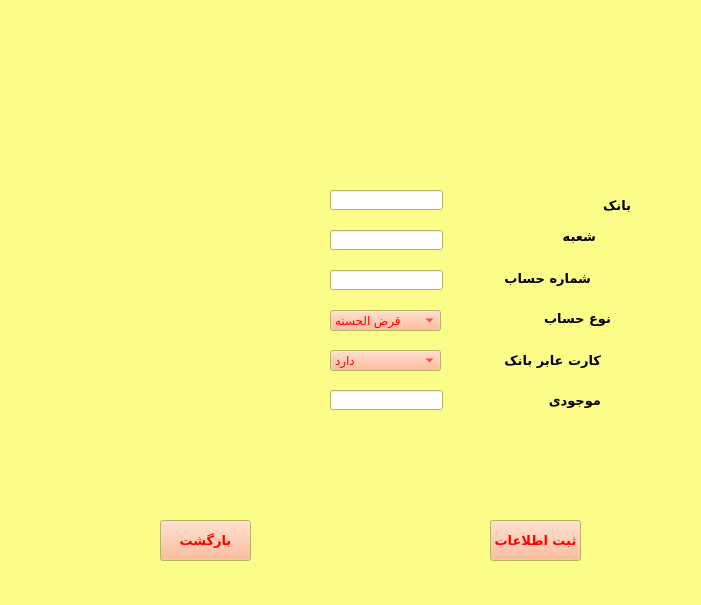
<?xml version="1.0" encoding="UTF-8"?>
<ui version="4.0">
 <class>Creat</class>
 <widget class="QWidget" name="Creat">
  <property name="geometry">
   <rect>
    <x>0</x>
    <y>0</y>
    <width>701</width>
    <height>605</height>
   </rect>
  </property>
  <property name="palette">
   <palette>
    <active>
     <colorrole role="Button">
      <brush brushstyle="SolidPattern">
       <color alpha="255">
        <red>255</red>
        <green>170</green>
        <blue>127</blue>
       </color>
      </brush>
     </colorrole>
     <colorrole role="ButtonText">
      <brush brushstyle="SolidPattern">
       <color alpha="255">
        <red>255</red>
        <green>0</green>
        <blue>0</blue>
       </color>
      </brush>
     </colorrole>
     <colorrole role="Base">
      <brush brushstyle="SolidPattern">
       <color alpha="255">
        <red>255</red>
        <green>255</green>
        <blue>255</blue>
       </color>
      </brush>
     </colorrole>
     <colorrole role="Window">
      <brush brushstyle="SolidPattern">
       <color alpha="255">
        <red>252</red>
        <green>252</green>
        <blue>137</blue>
       </color>
      </brush>
     </colorrole>
    </active>
    <inactive>
     <colorrole role="Button">
      <brush brushstyle="SolidPattern">
       <color alpha="255">
        <red>255</red>
        <green>170</green>
        <blue>127</blue>
       </color>
      </brush>
     </colorrole>
     <colorrole role="ButtonText">
      <brush brushstyle="SolidPattern">
       <color alpha="255">
        <red>255</red>
        <green>0</green>
        <blue>0</blue>
       </color>
      </brush>
     </colorrole>
     <colorrole role="Base">
      <brush brushstyle="SolidPattern">
       <color alpha="255">
        <red>255</red>
        <green>255</green>
        <blue>255</blue>
       </color>
      </brush>
     </colorrole>
     <colorrole role="Window">
      <brush brushstyle="SolidPattern">
       <color alpha="255">
        <red>252</red>
        <green>252</green>
        <blue>137</blue>
       </color>
      </brush>
     </colorrole>
    </inactive>
    <disabled>
     <colorrole role="Button">
      <brush brushstyle="SolidPattern">
       <color alpha="255">
        <red>255</red>
        <green>170</green>
        <blue>127</blue>
       </color>
      </brush>
     </colorrole>
     <colorrole role="ButtonText">
      <brush brushstyle="SolidPattern">
       <color alpha="255">
        <red>120</red>
        <green>120</green>
        <blue>120</blue>
       </color>
      </brush>
     </colorrole>
     <colorrole role="Base">
      <brush brushstyle="SolidPattern">
       <color alpha="255">
        <red>252</red>
        <green>252</green>
        <blue>137</blue>
       </color>
      </brush>
     </colorrole>
     <colorrole role="Window">
      <brush brushstyle="SolidPattern">
       <color alpha="255">
        <red>252</red>
        <green>252</green>
        <blue>137</blue>
       </color>
      </brush>
     </colorrole>
    </disabled>
   </palette>
  </property>
  <property name="windowTitle">
   <string>Form</string>
  </property>
  <widget class="QPushButton" name="pushButton">
   <property name="geometry">
    <rect>
     <x>160</x>
     <y>520</y>
     <width>91</width>
     <height>41</height>
    </rect>
   </property>
   <property name="font">
    <font>
     <family>NPWLYaghout Bold</family>
     <pointsize>10</pointsize>
     <weight>75</weight>
     <bold>true</bold>
    </font>
   </property>
   <property name="text">
    <string>بازگشت</string>
   </property>
  </widget>
  <widget class="QLabel" name="label">
   <property name="geometry">
    <rect>
     <x>550</x>
     <y>230</y>
     <width>46</width>
     <height>13</height>
    </rect>
   </property>
   <property name="font">
    <font>
     <family>NPWLYaghout Bold</family>
     <pointsize>10</pointsize>
     <weight>75</weight>
     <bold>true</bold>
    </font>
   </property>
   <property name="text">
    <string>شعبه</string>
   </property>
  </widget>
  <widget class="QLabel" name="label_2">
   <property name="geometry">
    <rect>
     <x>560</x>
     <y>190</y>
     <width>71</width>
     <height>31</height>
    </rect>
   </property>
   <property name="font">
    <font>
     <family>NPWLYaghout Bold</family>
     <pointsize>10</pointsize>
     <weight>75</weight>
     <bold>true</bold>
    </font>
   </property>
   <property name="text">
    <string>بانک</string>
   </property>
  </widget>
  <widget class="QLabel" name="label_3">
   <property name="geometry">
    <rect>
     <x>500</x>
     <y>270</y>
     <width>91</width>
     <height>16</height>
    </rect>
   </property>
   <property name="font">
    <font>
     <family>NPWLYaghout Bold</family>
     <pointsize>10</pointsize>
     <weight>75</weight>
     <bold>true</bold>
    </font>
   </property>
   <property name="text">
    <string>شماره حساب</string>
   </property>
  </widget>
  <widget class="QLabel" name="label_4">
   <property name="geometry">
    <rect>
     <x>530</x>
     <y>390</y>
     <width>71</width>
     <height>21</height>
    </rect>
   </property>
   <property name="font">
    <font>
     <family>NPWLYaghout Bold</family>
     <pointsize>10</pointsize>
     <weight>75</weight>
     <bold>true</bold>
    </font>
   </property>
   <property name="text">
    <string>موجودی</string>
   </property>
  </widget>
  <widget class="QLabel" name="label_5">
   <property name="geometry">
    <rect>
     <x>520</x>
     <y>310</y>
     <width>91</width>
     <height>16</height>
    </rect>
   </property>
   <property name="font">
    <font>
     <family>NPWLYaghout Bold</family>
     <pointsize>10</pointsize>
     <weight>75</weight>
     <bold>true</bold>
    </font>
   </property>
   <property name="text">
    <string>نوع حساب</string>
   </property>
  </widget>
  <widget class="QLabel" name="label_6">
   <property name="geometry">
    <rect>
     <x>500</x>
     <y>350</y>
     <width>101</width>
     <height>21</height>
    </rect>
   </property>
   <property name="font">
    <font>
     <family>NPWLYaghout Bold</family>
     <pointsize>10</pointsize>
     <weight>75</weight>
     <bold>true</bold>
    </font>
   </property>
   <property name="text">
    <string>کارت عابر بانک</string>
   </property>
  </widget>
  <widget class="QLineEdit" name="lineEdit">
   <property name="geometry">
    <rect>
     <x>330</x>
     <y>190</y>
     <width>113</width>
     <height>20</height>
    </rect>
   </property>
  </widget>
  <widget class="QLineEdit" name="lineEdit_2">
   <property name="geometry">
    <rect>
     <x>330</x>
     <y>230</y>
     <width>113</width>
     <height>20</height>
    </rect>
   </property>
  </widget>
  <widget class="QLineEdit" name="lineEdit_3">
   <property name="geometry">
    <rect>
     <x>330</x>
     <y>270</y>
     <width>113</width>
     <height>20</height>
    </rect>
   </property>
  </widget>
  <widget class="QLineEdit" name="lineEdit_6">
   <property name="geometry">
    <rect>
     <x>330</x>
     <y>390</y>
     <width>113</width>
     <height>20</height>
    </rect>
   </property>
  </widget>
  <widget class="QPushButton" name="pushButton_2">
   <property name="geometry">
    <rect>
     <x>490</x>
     <y>520</y>
     <width>91</width>
     <height>41</height>
    </rect>
   </property>
   <property name="font">
    <font>
     <family>NPWLYaghout Bold</family>
     <pointsize>10</pointsize>
     <weight>75</weight>
     <bold>true</bold>
    </font>
   </property>
   <property name="text">
    <string>ثبت اطلاعات</string>
   </property>
  </widget>
  <widget class="QComboBox" name="comboBox">
   <property name="geometry">
    <rect>
     <x>330</x>
     <y>310</y>
     <width>111</width>
     <height>21</height>
    </rect>
   </property>
   <item>
    <property name="text">
     <string>قرض الحسنه</string>
    </property>
   </item>
   <item>
    <property name="text">
     <string>پس انداز</string>
    </property>
   </item>
   <item>
    <property name="text">
     <string>جاری</string>
    </property>
   </item>
   <item>
    <property name="text">
     <string>سپرده گزاری بلند مدت</string>
    </property>
   </item>
   <item>
    <property name="text">
     <string>سپرده گزاری کوتاه مدت</string>
    </property>
   </item>
  </widget>
  <widget class="QComboBox" name="comboBox_2">
   <property name="geometry">
    <rect>
     <x>330</x>
     <y>350</y>
     <width>111</width>
     <height>21</height>
    </rect>
   </property>
   <item>
    <property name="text">
     <string>دارد</string>
    </property>
   </item>
   <item>
    <property name="text">
     <string>ندارد</string>
    </property>
   </item>
  </widget>
 </widget>
 <resources/>
 <connections/>
</ui>
